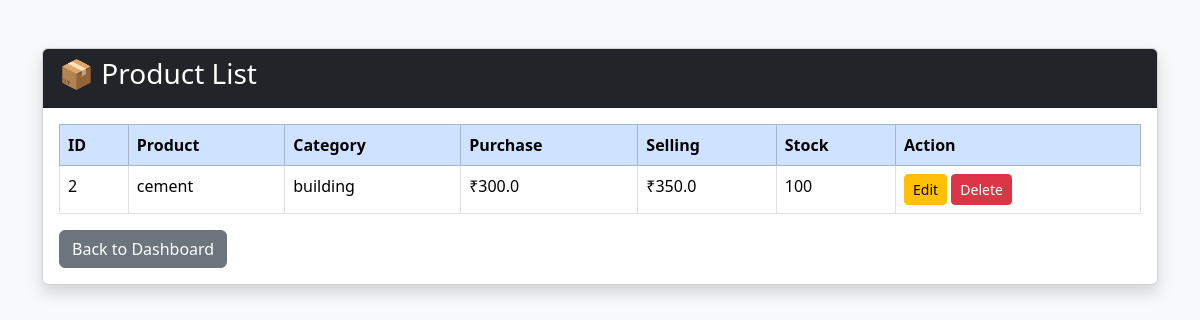
The page /view-products on the database its author committed.
### tables this page shows
CREATE TABLE products (
        id INTEGER PRIMARY KEY AUTOINCREMENT,
        product_name TEXT,
        category TEXT,
        purchase_price REAL,
        selling_price REAL,
        stock INTEGER
    );

### app.py (the view)
@app.route("/view-products")
def view_products():
    print("VIEW PRODUCTS ROUTE HIT")
    products = get_all_products()
    return render_template(
        "view_products.html",
        products=products
    )

### database/db.py (called while the page is built)
def get_all_products():
    conn = sqlite3.connect(DATABASE_NAME)
    cursor = conn.cursor()
    cursor.execute("SELECT * FROM products")
    rows = cursor.fetchall()
    conn.close()
    return rows

### templates/view_products.html (shortened to what this page needs)
<!DOCTYPE html>
<html lang="en">
<head>
    <link href="https://cdn.jsdelivr.net/npm/bootstrap@5.3.7/dist/css/bootstrap.min.css" rel="stylesheet">
</head>
<body class="bg-light">
<div class="container mt-5">
    <div class="card shadow">
        <div class="card-header bg-dark text-white">
            <h3>📦 Product List</h3>
        </div>
        <div class="card-body">
            <table class="table table-bordered table-hover">
                <thead class="table-primary">
                    <tr>
                        <th>ID</th>
                        <th>Product</th>
                        <th>Category</th>
                        <th>Purchase</th>
                        <th>Selling</th>
                        <th>Stock</th>
                        <th>Action</th>
                    </tr>
                </thead>
                <tbody>
                    {% for product in products %}
                    <tr>
                        <td>{{ product[0] }}</td>
                        <td>{{ product[1] }}</td>
                        <td>{{ product[2] }}</td>
                        <td>₹{{ product[3] }}</td>
                        <td>₹{{ product[4] }}</td>
                        <td>{{ product[5] }}</td>
                        <td>
                            <a href="/edit-product/{{ product[0] }}"
                               class="btn btn-warning btn-sm">
                               Edit
                            </a>
                            <a href="/delete-product/{{ product[0] }}"
                               class="btn btn-danger btn-sm">
                               Delete
                            </a>
                        </td>
                    </tr>
                    {% endfor %}
                </tbody>
            </table>
            <a href="/" class="btn btn-secondary">
                Back to Dashboard
            </a>
        </div>
    </div>
</div>
</body>
</html>

### rows shown on the page
products: id "2", product_name "cement", category "building", purchase_price "300.0", selling_price "350.0", stock "100"
